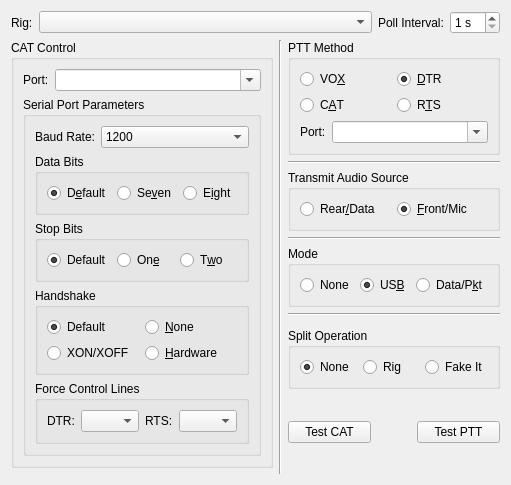
     <widget class="QWidget" name="radio_tab">
      <attribute name="title">
       <string>&amp;Radio</string>
      </attribute>
      <attribute name="toolTip">
       <string>Radio interface configuration settings.</string>
      </attribute>
      <layout class="QGridLayout" name="gridLayout_3">
       <item row="1" column="0" rowspan="11">
        <widget class="QGroupBox" name="CAT_control_group_box">
         <property name="sizePolicy">
          <sizepolicy hsizetype="Preferred" vsizetype="Preferred">
           <horstretch>0</horstretch>
           <verstretch>0</verstretch>
          </sizepolicy>
         </property>
         <property name="toolTip">
          <string>Settings that control your CAT interface.</string>
         </property>
         <property name="title">
          <string>CAT Control</string>
         </property>
         <layout class="QVBoxLayout" name="verticalLayout_3">
          <item>
           <layout class="QFormLayout" name="formLayout">
            <property name="fieldGrowthPolicy">
             <enum>QFormLayout::ExpandingFieldsGrow</enum>
            </property>
            <item row="0" column="0">
             <widget class="QLabel" name="CAT_port_label">
              <property name="text">
               <string>Port:</string>
              </property>
              <property name="buddy">
               <cstring>CAT_port_combo_box</cstring>
              </property>
             </widget>
            </item>
            <item row="0" column="1">
             <widget class="QComboBox" name="CAT_port_combo_box">
              <property name="sizePolicy">
               <sizepolicy hsizetype="MinimumExpanding" vsizetype="Fixed">
                <horstretch>1</horstretch>
                <verstretch>0</verstretch>
               </sizepolicy>
              </property>
              <property name="toolTip">
               <string>Serial port used for CAT control.</string>
              </property>
              <property name="editable">
               <bool>true</bool>
              </property>
              <property name="currentText">
               <string/>
              </property>
              <property name="insertPolicy">
               <enum>QComboBox::NoInsert</enum>
              </property>
             </widget>
            </item>
           </layout>
          </item>
          <item>
           <widget class="QGroupBox" name="CAT_serial_port_parameters_group_box">
            <property name="sizePolicy">
             <sizepolicy hsizetype="Preferred" vsizetype="MinimumExpanding">
              <horstretch>0</horstretch>
              <verstretch>0</verstretch>
             </sizepolicy>
            </property>
            <property name="accessibleName">
             <string>Serial Port Parameters</string>
            </property>
            <property name="title">
             <string>Serial Port Parameters</string>
            </property>
            <layout class="QVBoxLayout" name="verticalLayout">
             <item>
              <layout class="QFormLayout" name="formLayout_5">
               <property name="fieldGrowthPolicy">
                <enum>QFormLayout::ExpandingFieldsGrow</enum>
               </property>
               <item row="0" column="0">
                <widget class="QLabel" name="CAT_baud_label">
                 <property name="text">
                  <string>Baud Rate:</string>
                 </property>
                 <property name="buddy">
                  <cstring>CAT_serial_baud_combo_box</cstring>
                 </property>
                </widget>
               </item>
               <item row="0" column="1">
                <widget class="QComboBox" name="CAT_serial_baud_combo_box">
                 <property name="sizePolicy">
                  <sizepolicy hsizetype="MinimumExpanding" vsizetype="Fixed">
                   <horstretch>0</horstretch>
                   <verstretch>0</verstretch>
                  </sizepolicy>
                 </property>
                 <property name="toolTip">
                  <string>Serial port data rate which must match the setting of your radio.</string>
                 </property>
                 <property name="currentIndex">
                  <number>0</number>
                 </property>
                 <item>
                  <property name="text">
                   <string>1200</string>
                  </property>
                 </item>
                 <item>
                  <property name="text">
                   <string>2400</string>
                  </property>
                 </item>
                 <item>
                  <property name="text">
                   <string>4800</string>
                  </property>
                 </item>
                 <item>
                  <property name="text">
                   <string>9600</string>
                  </property>
                 </item>
                 <item>
                  <property name="text">
                   <string>19200</string>
                  </property>
                 </item>
                 <item>
                  <property name="text">
                   <string>38400</string>
                  </property>
                 </item>
                 <item>
                  <property name="text">
                   <string>57600</string>
                  </property>
                 </item>
                 <item>
                  <property name="text">
                   <string>115200</string>
                  </property>
                 </item>
                </widget>
               </item>
              </layout>
             </item>
             <item>
              <widget class="QGroupBox" name="CAT_data_bits_group_box">
               <property name="toolTip">
                <string>&lt;html&gt;&lt;head/&gt;&lt;body&gt;&lt;p&gt;Number of data bits used to communicate with your radio's CAT interface (usually eight).&lt;/p&gt;&lt;/body&gt;&lt;/html&gt;</string>
               </property>
               <property name="accessibleName">
                <string>Data bits</string>
               </property>
               <property name="title">
                <string>Data Bits</string>
               </property>
               <layout class="QHBoxLayout" name="horizontalLayout_4">
                <item>
                 <widget class="QRadioButton" name="CAT_default_bit_radio_button">
                  <property name="text">
                   <string>D&amp;efault</string>
                  </property>
                  <property name="checked">
                   <bool>true</bool>
                  </property>
                  <attribute name="buttonGroup">
                   <string notr="true">CAT_data_bits_button_group</string>
                  </attribute>
                 </widget>
                </item>
                <item>
                 <widget class="QRadioButton" name="CAT_7_bit_radio_button">
                  <property name="text">
                   <string>Se&amp;ven</string>
                  </property>
                  <property name="autoExclusive">
                   <bool>true</bool>
                  </property>
                  <attribute name="buttonGroup">
                   <string notr="true">CAT_data_bits_button_group</string>
                  </attribute>
                 </widget>
                </item>
                <item>
                 <widget class="QRadioButton" name="CAT_8_bit_radio_button">
                  <property name="text">
                   <string>E&amp;ight</string>
                  </property>
                  <property name="checked">
                   <bool>false</bool>
                  </property>
                  <attribute name="buttonGroup">
                   <string notr="true">CAT_data_bits_button_group</string>
                  </attribute>
                 </widget>
                </item>
               </layout>
              </widget>
             </item>
             <item>
              <widget class="QGroupBox" name="CAT_stop_bits_group_box">
               <property name="toolTip">
                <string>&lt;html&gt;&lt;head/&gt;&lt;body&gt;&lt;p&gt;Number of stop bits used when communicating with your radio's CAT interface&lt;/p&gt;&lt;p&gt;(consult you radio's manual for details).&lt;/p&gt;&lt;/body&gt;&lt;/html&gt;</string>
               </property>
               <property name="accessibleName">
                <string>Stop bits</string>
               </property>
               <property name="title">
                <string>Stop Bits</string>
               </property>
               <layout class="QHBoxLayout" name="horizontalLayout_2">
                <item>
                 <widget class="QRadioButton" name="CAT_default_stop_bit_radio_button">
                  <property name="text">
                   <string>Default</string>
                  </property>
                  <property name="checked">
                   <bool>true</bool>
                  </property>
                  <attribute name="buttonGroup">
                   <string notr="true">CAT_stop_bits_button_group</string>
                  </attribute>
                 </widget>
                </item>
                <item>
                 <widget class="QRadioButton" name="CAT_one_stop_bit_radio_button">
                  <property name="text">
                   <string>On&amp;e</string>
                  </property>
                  <attribute name="buttonGroup">
                   <string notr="true">CAT_stop_bits_button_group</string>
                  </attribute>
                 </widget>
                </item>
                <item>
                 <widget class="QRadioButton" name="CAT_two_stop_bit_radio_button">
                  <property name="text">
                   <string>T&amp;wo</string>
                  </property>
                  <property name="checked">
                   <bool>false</bool>
                  </property>
                  <attribute name="buttonGroup">
                   <string notr="true">CAT_stop_bits_button_group</string>
                  </attribute>
                 </widget>
                </item>
               </layout>
              </widget>
             </item>
             <item>
              <widget class="QGroupBox" name="CAT_handshake_group_box">
               <property name="toolTip">
                <string>&lt;html&gt;&lt;head/&gt;&lt;body&gt;&lt;p&gt;Flow control protocol used between this computer and your radio's CAT interface (usually &amp;quot;None&amp;quot; but some require &amp;quot;Hardware&amp;quot;).&lt;/p&gt;&lt;/body&gt;&lt;/html&gt;</string>
               </property>
               <property name="accessibleName">
                <string>Handshake</string>
               </property>
               <property name="title">
                <string>Handshake</string>
               </property>
               <layout class="QGridLayout" name="gridLayout_11">
                <item row="0" column="0">
                 <widget class="QRadioButton" name="CAT_handshake_default_radio_button">
                  <property name="text">
                   <string>Default</string>
                  </property>
                  <property name="checked">
                   <bool>true</bool>
                  </property>
                  <attribute name="buttonGroup">
                   <string notr="true">CAT_handshake_button_group</string>
                  </attribute>
                 </widget>
                </item>
                <item row="0" column="1">
                 <widget class="QRadioButton" name="CAT_handshake_none_radio_button">
                  <property name="text">
                   <string>&amp;None</string>
                  </property>
                  <property name="checked">
                   <bool>false</bool>
                  </property>
                  <attribute name="buttonGroup">
                   <string notr="true">CAT_handshake_button_group</string>
                  </attribute>
                 </widget>
                </item>
                <item row="1" column="0">
                 <widget class="QRadioButton" name="CAT_handshake_xon_radio_button">
                  <property name="toolTip">
                   <string>Software flow control (very rare on CAT interfaces).</string>
                  </property>
                  <property name="text">
                   <string>XON/XOFF</string>
                  </property>
                  <attribute name="buttonGroup">
                   <string notr="true">CAT_handshake_button_group</string>
                  </attribute>
                 </widget>
                </item>
                <item row="1" column="1">
                 <widget class="QRadioButton" name="CAT_handshake_hardware_radio_button">
                  <property name="toolTip">
                   <string>Flow control using the RTS and CTS RS-232 control lines
not often used but some radios have it as an option and 
a few, particularly some Kenwood rigs, require it).</string>
                  </property>
                  <property name="text">
                   <string>&amp;Hardware</string>
                  </property>
                  <attribute name="buttonGroup">
                   <string notr="true">CAT_handshake_button_group</string>
                  </attribute>
                 </widget>
                </item>
               </layout>
              </widget>
             </item>
             <item>
              <widget class="QGroupBox" name="CAT_control_lines_group_box">
               <property name="toolTip">
                <string>Special control of CAT port control lines.</string>
               </property>
               <property name="accessibleName">
                <string>Force Control Lines</string>
               </property>
               <property name="title">
                <string>Force Control Lines</string>
               </property>
               <property name="checked">
                <bool>false</bool>
               </property>
               <layout class="QHBoxLayout" name="horizontalLayout_8">
                <item>
                 <layout class="QFormLayout" name="formLayout_8">
                  <item row="0" column="1">
                   <widget class="QComboBox" name="force_DTR_combo_box">
                    <item>
                     <property name="text">
                      <string/>
                     </property>
                    </item>
                    <item>
                     <property name="text">
                      <string>High</string>
                     </property>
                    </item>
                    <item>
                     <property name="text">
                      <string>Low</string>
                     </property>
                    </item>
                   </widget>
                  </item>
                  <item row="0" column="0">
                   <widget class="QLabel" name="force_DTR_label">
                    <property name="text">
                     <string>DTR:</string>
                    </property>
                    <property name="buddy">
                     <cstring>force_DTR_combo_box</cstring>
                    </property>
                   </widget>
                  </item>
                 </layout>
                </item>
                <item>
                 <layout class="QFormLayout" name="formLayout_9">
                  <item row="0" column="0">
                   <widget class="QLabel" name="force_RTS_label">
                    <property name="text">
                     <string>RTS:</string>
                    </property>
                    <property name="buddy">
                     <cstring>force_RTS_combo_box</cstring>
                    </property>
                   </widget>
                  </item>
                  <item row="0" column="1">
                   <widget class="QComboBox" name="force_RTS_combo_box">
                    <item>
                     <property name="text">
                      <string/>
                     </property>
                    </item>
                    <item>
                     <property name="text">
                      <string>High</string>
                     </property>
                    </item>
                    <item>
                     <property name="text">
                      <string>Low</string>
                     </property>
                    </item>
                   </widget>
                  </item>
                 </layout>
                </item>
               </layout>
              </widget>
             </item>
            </layout>
           </widget>
          </item>
         </layout>
        </widget>
       </item>
       <item row="6" column="2">
        <widget class="Line" name="line_6">
         <property name="orientation">
          <enum>Qt::Horizontal</enum>
         </property>
        </widget>
       </item>
       <item row="1" column="1" rowspan="12">
        <widget class="Line" name="line">
         <property name="orientation">
          <enum>Qt::Vertical</enum>
         </property>
        </widget>
       </item>
       <item row="1" column="2">
        <widget class="QGroupBox" name="PTT_method_group_box">
         <property name="sizePolicy">
          <sizepolicy hsizetype="Expanding" vsizetype="Preferred">
           <horstretch>0</horstretch>
           <verstretch>0</verstretch>
          </sizepolicy>
         </property>
         <property name="toolTip">
          <string>How this program activates the PTT on your radio?</string>
         </property>
         <property name="title">
          <string>PTT Method</string>
         </property>
         <layout class="QGridLayout" name="gridLayout_2">
          <item row="0" column="0">
           <widget class="QRadioButton" name="PTT_VOX_radio_button">
            <property name="toolTip">
             <string>&lt;html&gt;&lt;head/&gt;&lt;body&gt;&lt;p&gt;No PTT activation, instead the radio's automatic VOX is used to key the transmitter.&lt;/p&gt;&lt;p&gt;Use this if you have no radio interface hardware.&lt;/p&gt;&lt;/body&gt;&lt;/html&gt;</string>
            </property>
            <property name="text">
             <string>VO&amp;X</string>
            </property>
            <attribute name="buttonGroup">
             <string notr="true">PTT_method_button_group</string>
            </attribute>
           </widget>
          </item>
          <item row="0" column="1">
           <widget class="QRadioButton" name="PTT_DTR_radio_button">
            <property name="toolTip">
             <string>&lt;html&gt;&lt;head/&gt;&lt;body&gt;&lt;p&gt;Use the RS-232 DTR control line to toggle your radio's PTT, requires hardware to interface the line.&lt;/p&gt;&lt;p&gt;Some commercial interface units also use this method.&lt;/p&gt;&lt;p&gt;The DTR control line of the CAT serial port may be used for this or a DTR control line on a different serial port may be used.&lt;/p&gt;&lt;/body&gt;&lt;/html&gt;</string>
            </property>
            <property name="text">
             <string>&amp;DTR</string>
            </property>
            <property name="checked">
             <bool>true</bool>
            </property>
            <attribute name="buttonGroup">
             <string notr="true">PTT_method_button_group</string>
            </attribute>
           </widget>
          </item>
          <item row="1" column="0">
           <widget class="QRadioButton" name="PTT_CAT_radio_button">
            <property name="toolTip">
             <string>Some radios support PTT via CAT commands,
use this option if your radio supports it and you have no
other hardware interface for PTT.</string>
            </property>
            <property name="text">
             <string>C&amp;AT</string>
            </property>
            <attribute name="buttonGroup">
             <string notr="true">PTT_method_button_group</string>
            </attribute>
           </widget>
          </item>
          <item row="1" column="1">
           <widget class="QRadioButton" name="PTT_RTS_radio_button">
            <property name="toolTip">
             <string>&lt;html&gt;&lt;head/&gt;&lt;body&gt;&lt;p&gt;Use the RS-232 RTS control line to toggle your radio's PTT, requires hardware to interface the line.&lt;/p&gt;&lt;p&gt;Some commercial interface units also use this method.&lt;/p&gt;&lt;p&gt;The RTS control line of the CAT serial port may be used for this or a RTS control line on a different serial port may be used. Note that this option is not available on the CAT serial port when hardware flow control is used.&lt;/p&gt;&lt;/body&gt;&lt;/html&gt;</string>
            </property>
            <property name="text">
             <string>R&amp;TS</string>
            </property>
            <attribute name="buttonGroup">
             <string notr="true">PTT_method_button_group</string>
            </attribute>
           </widget>
          </item>
          <item row="2" column="0" rowspan="2" colspan="2">
           <layout class="QFormLayout" name="formLayout_4">
            <property name="fieldGrowthPolicy">
             <enum>QFormLayout::ExpandingFieldsGrow</enum>
            </property>
            <item row="0" column="0">
             <widget class="QLabel" name="PTT_port_label">
              <property name="text">
               <string>Port:</string>
              </property>
              <property name="buddy">
               <cstring>PTT_port_combo_box</cstring>
              </property>
             </widget>
            </item>
            <item row="0" column="1">
             <widget class="QComboBox" name="PTT_port_combo_box">
              <property name="sizePolicy">
               <sizepolicy hsizetype="MinimumExpanding" vsizetype="Fixed">
                <horstretch>1</horstretch>
                <verstretch>0</verstretch>
               </sizepolicy>
              </property>
              <property name="toolTip">
               <string>&lt;html&gt;&lt;head/&gt;&lt;body&gt;&lt;p&gt;Select the RS-232 serial port utilised for PTT control, this option is available when DTR or RTS is selected above as a transmit method.&lt;/p&gt;&lt;p&gt;This port can be the same one as the one used for CAT control.&lt;/p&gt;&lt;p&gt;For some interface types the special value CAT may be chosen, this is used for non-serial CAT interfaces that can control serial port control lines remotely (OmniRig for example).&lt;/p&gt;&lt;/body&gt;&lt;/html&gt;</string>
              </property>
              <property name="editable">
               <bool>true</bool>
              </property>
              <property name="currentText">
               <string/>
              </property>
              <property name="currentIndex">
               <number>-1</number>
              </property>
              <property name="insertPolicy">
               <enum>QComboBox::NoInsert</enum>
              </property>
             </widget>
            </item>
           </layout>
          </item>
         </layout>
        </widget>
       </item>
       <item row="5" column="2">
        <widget class="QGroupBox" name="mode_group_box">
         <property name="toolTip">
          <string>Modulation mode selected on radio.</string>
         </property>
         <property name="title">
          <string>Mode</string>
         </property>
         <layout class="QGridLayout" name="gridLayout_10">
          <item row="0" column="1">
           <widget class="QRadioButton" name="mode_USB_radio_button">
            <property name="toolTip">
             <string>&lt;html&gt;&lt;head/&gt;&lt;body&gt;&lt;p&gt;USB is usually the correct modulation mode,&lt;/p&gt;&lt;p&gt;unless the radio has a special data or packet mode setting&lt;/p&gt;&lt;p&gt;for AFSK operation.&lt;/p&gt;&lt;/body&gt;&lt;/html&gt;</string>
            </property>
            <property name="text">
             <string>US&amp;B</string>
            </property>
            <property name="checked">
             <bool>true</bool>
            </property>
            <attribute name="buttonGroup">
             <string notr="true">TX_mode_button_group</string>
            </attribute>
           </widget>
          </item>
          <item row="0" column="0">
           <widget class="QRadioButton" name="mode_none_radio_button">
            <property name="toolTip">
             <string>Don't allow the program to set the radio mode
(not recommended but use if the wrong mode
or bandwidth is selected).</string>
            </property>
            <property name="text">
             <string>None</string>
            </property>
            <attribute name="buttonGroup">
             <string notr="true">TX_mode_button_group</string>
            </attribute>
           </widget>
          </item>
          <item row="0" column="2">
           <widget class="QRadioButton" name="mode_data_radio_button">
            <property name="toolTip">
             <string>If this is available then it is usually the correct mode for this program.</string>
            </property>
            <property name="text">
             <string>Data/P&amp;kt</string>
            </property>
            <attribute name="buttonGroup">
             <string notr="true">TX_mode_button_group</string>
            </attribute>
           </widget>
          </item>
         </layout>
        </widget>
       </item>
       <item row="3" column="2">
        <widget class="QGroupBox" name="TX_audio_source_group_box">
         <property name="toolTip">
          <string>Some radios can select the audio input using a CAT command,
this setting allows you to select which audio input will be used
(if it is available then generally the Rear/Data option is best).</string>
         </property>
         <property name="title">
          <string>Transmit Audio Source</string>
         </property>
         <layout class="QGridLayout" name="gridLayout_7">
          <item row="0" column="0">
           <widget class="QRadioButton" name="TX_source_data_radio_button">
            <property name="text">
             <string>Rear&amp;/Data</string>
            </property>
            <attribute name="buttonGroup">
             <string notr="true">TX_audio_source_button_group</string>
            </attribute>
           </widget>
          </item>
          <item row="0" column="1">
           <widget class="QRadioButton" name="TX_source_mic_radio_button">
            <property name="text">
             <string>&amp;Front/Mic</string>
            </property>
            <property name="checked">
             <bool>true</bool>
            </property>
            <attribute name="buttonGroup">
             <string notr="true">TX_audio_source_button_group</string>
            </attribute>
           </widget>
          </item>
         </layout>
        </widget>
       </item>
       <item row="9" column="2">
        <spacer name="verticalSpacer_2">
         <property name="orientation">
          <enum>Qt::Vertical</enum>
         </property>
         <property name="sizeHint" stdset="0">
          <size>
           <width>0</width>
           <height>0</height>
          </size>
         </property>
        </spacer>
       </item>
       <item row="2" column="2">
        <widget class="Line" name="line_3">
         <property name="orientation">
          <enum>Qt::Horizontal</enum>
         </property>
        </widget>
       </item>
       <item row="11" column="2">
        <spacer name="verticalSpacer_7">
         <property name="orientation">
          <enum>Qt::Vertical</enum>
         </property>
         <property name="sizeHint" stdset="0">
          <size>
           <width>0</width>
           <height>0</height>
          </size>
         </property>
        </spacer>
       </item>
       <item row="0" column="0" colspan="3">
        <layout class="QHBoxLayout" name="horizontalLayout_7">
         <item>
          <widget class="QLabel" name="rig_label">
           <property name="text">
            <string>Rig:</string>
           </property>
           <property name="buddy">
            <cstring>rig_combo_box</cstring>
           </property>
          </widget>
         </item>
         <item>
          <widget class="QComboBox" name="rig_combo_box">
           <property name="sizePolicy">
            <sizepolicy hsizetype="Preferred" vsizetype="Fixed">
             <horstretch>1</horstretch>
             <verstretch>0</verstretch>
            </sizepolicy>
           </property>
          </widget>
         </item>
         <item>
          <widget class="QLabel" name="CAT_poll_interval_label">
           <property name="text">
            <string>Poll Interval:</string>
           </property>
           <property name="buddy">
            <cstring>CAT_poll_interval_spin_box</cstring>
           </property>
          </widget>
         </item>
         <item>
          <widget class="QSpinBox" name="CAT_poll_interval_spin_box">
           <property name="toolTip">
            <string>&lt;html&gt;&lt;head/&gt;&lt;body&gt;&lt;p&gt;Interval to poll rig for status. Longer intervals will mean that changes to the rig will take longer to be detected.&lt;/p&gt;&lt;/body&gt;&lt;/html&gt;</string>
           </property>
           <property name="suffix">
            <string> s</string>
           </property>
           <property name="minimum">
            <number>1</number>
           </property>
          </widget>
         </item>
        </layout>
       </item>
       <item row="4" column="2">
        <widget class="Line" name="line_4">
         <property name="orientation">
          <enum>Qt::Horizontal</enum>
         </property>
        </widget>
       </item>
       <item row="10" column="2">
        <layout class="QHBoxLayout" name="horizontalLayout_11">
         <item>
          <widget class="QPushButton" name="test_CAT_push_button">
           <property name="toolTip">
            <string>&lt;html&gt;&lt;head/&gt;&lt;body&gt;&lt;p&gt;Attempt to connect to the radio with these settings.&lt;/p&gt;&lt;p&gt;The button will turn green if the connection is successful or red if there is a problem.&lt;/p&gt;&lt;/body&gt;&lt;/html&gt;</string>
           </property>
           <property name="text">
            <string>Test CAT</string>
           </property>
          </widget>
         </item>
         <item>
          <spacer name="horizontalSpacer_3">
           <property name="orientation">
            <enum>Qt::Horizontal</enum>
           </property>
           <property name="sizeType">
            <enum>QSizePolicy::Preferred</enum>
           </property>
           <property name="sizeHint" stdset="0">
            <size>
             <width>40</width>
             <height>20</height>
            </size>
           </property>
          </spacer>
         </item>
         <item>
          <widget class="QPushButton" name="test_PTT_push_button">
           <property name="toolTip">
            <string>Attempt to activate the transmitter.
Click again to deactivate. Normally no power should be
output since there is no audio being generated at this time.
Check that any Tx indication on your radio and/or your
radio interface behave as expected.</string>
           </property>
           <property name="styleSheet">
            <string notr="true">QPushButton:checked {
	background-color: red;
	border-style	: outset;
	border-width: 1px;
	border-radius: 5px;
	border-color: black;
	min-width: 5em;
	padding: 3px;
}</string>
           </property>
           <property name="text">
            <string>Test PTT</string>
           </property>
           <property name="checkable">
            <bool>true</bool>
           </property>
          </widget>
         </item>
        </layout>
       </item>
       <item row="8" column="2">
        <widget class="QGroupBox" name="split_operation_group_box">
         <property name="title">
          <string>Split Operation</string>
         </property>
         <layout class="QGridLayout" name="gridLayout_12">
          <item row="0" column="2">
           <widget class="QRadioButton" name="split_emulate_radio_button">
            <property name="text">
             <string>Fake It</string>
            </property>
            <attribute name="buttonGroup">
             <string notr="true">split_mode_button_group</string>
            </attribute>
           </widget>
          </item>
          <item row="0" column="1">
           <widget class="QRadioButton" name="split_rig_radio_button">
            <property name="text">
             <string>Rig</string>
            </property>
            <attribute name="buttonGroup">
             <string notr="true">split_mode_button_group</string>
            </attribute>
           </widget>
          </item>
          <item row="0" column="0">
           <widget class="QRadioButton" name="split_none_radio_button">
            <property name="text">
             <string>None</string>
            </property>
            <property name="checked">
             <bool>true</bool>
            </property>
            <attribute name="buttonGroup">
             <string notr="true">split_mode_button_group</string>
            </attribute>
           </widget>
          </item>
         </layout>
        </widget>
       </item>
       <item row="12" column="0">
        <spacer name="verticalSpacer_5">
         <property name="orientation">
          <enum>Qt::Vertical</enum>
         </property>
         <property name="sizeHint" stdset="0">
          <size>
           <width>0</width>
           <height>0</height>
          </size>
         </property>
        </spacer>
       </item>
      </layout>
     </widget>
